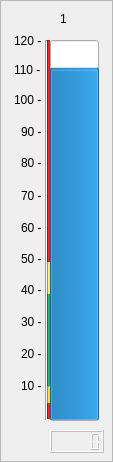
             <widget class="QFrame" name="frame_49">
              <property name="frameShape">
               <enum>QFrame::StyledPanel</enum>
              </property>
              <property name="frameShadow">
               <enum>QFrame::Raised</enum>
              </property>
              <widget class="QLCDNumber" name="lcdNumber_sea_water_tempbar">
               <property name="enabled">
                <bool>false</bool>
               </property>
               <property name="geometry">
                <rect>
                 <x>50</x>
                 <y>430</y>
                 <width>54</width>
                 <height>23</height>
                </rect>
               </property>
               <property name="sizePolicy">
                <sizepolicy hsizetype="Fixed" vsizetype="Minimum">
                 <horstretch>0</horstretch>
                 <verstretch>0</verstretch>
                </sizepolicy>
               </property>
               <property name="maximumSize">
                <size>
                 <width>54</width>
                 <height>16777215</height>
                </size>
               </property>
               <property name="layoutDirection">
                <enum>Qt::LeftToRight</enum>
               </property>
              </widget>
              <widget class="Line" name="line_84">
               <property name="geometry">
                <rect>
                 <x>47</x>
                 <y>291</y>
                 <width>3</width>
                 <height>96</height>
                </rect>
               </property>
               <property name="minimumSize">
                <size>
                 <width>0</width>
                 <height>0</height>
                </size>
               </property>
               <property name="maximumSize">
                <size>
                 <width>5</width>
                 <height>16777215</height>
                </size>
               </property>
               <property name="styleSheet">
                <string notr="true">background-color: rgb(38, 162, 105);</string>
               </property>
               <property name="orientation">
                <enum>Qt::Vertical</enum>
               </property>
              </widget>
              <widget class="QProgressBar" name="sea_water_tempbar">
               <property name="geometry">
                <rect>
                 <x>50</x>
                 <y>40</y>
                 <width>49</width>
                 <height>381</height>
                </rect>
               </property>
               <property name="styleSheet">
                <string notr="true"/>
               </property>
               <property name="maximum">
                <number>120</number>
               </property>
               <property name="value">
                <number>110</number>
               </property>
               <property name="textVisible">
                <bool>false</bool>
               </property>
               <property name="orientation">
                <enum>Qt::Vertical</enum>
               </property>
              </widget>
              <widget class="Line" name="line_85">
               <property name="geometry">
                <rect>
                 <x>45</x>
                 <y>40</y>
                 <width>2</width>
                 <height>380</height>
                </rect>
               </property>
               <property name="orientation">
                <enum>Qt::Vertical</enum>
               </property>
              </widget>
              <widget class="QLabel" name="label_314">
               <property name="geometry">
                <rect>
                 <x>21</x>
                 <y>378</y>
                 <width>24</width>
                 <height>16</height>
                </rect>
               </property>
               <property name="text">
                <string>10 -</string>
               </property>
              </widget>
              <widget class="Line" name="line_86">
               <property name="geometry">
                <rect>
                 <x>47</x>
                 <y>261</y>
                 <width>3</width>
                 <height>33</height>
                </rect>
               </property>
               <property name="minimumSize">
                <size>
                 <width>0</width>
                 <height>0</height>
                </size>
               </property>
               <property name="maximumSize">
                <size>
                 <width>5</width>
                 <height>16777215</height>
                </size>
               </property>
               <property name="styleSheet">
                <string notr="true">background-color: rgb(248, 228, 92);</string>
               </property>
               <property name="orientation">
                <enum>Qt::Vertical</enum>
               </property>
              </widget>
              <widget class="Line" name="line_87">
               <property name="geometry">
                <rect>
                 <x>47</x>
                 <y>40</y>
                 <width>3</width>
                 <height>222</height>
                </rect>
               </property>
               <property name="minimumSize">
                <size>
                 <width>0</width>
                 <height>0</height>
                </size>
               </property>
               <property name="maximumSize">
                <size>
                 <width>5</width>
                 <height>16777215</height>
                </size>
               </property>
               <property name="styleSheet">
                <string notr="true">background-color: rgb(224, 27, 36);</string>
               </property>
               <property name="orientation">
                <enum>Qt::Vertical</enum>
               </property>
              </widget>
              <widget class="QLabel" name="label_315">
               <property name="geometry">
                <rect>
                 <x>60</x>
                 <y>10</y>
                 <width>17</width>
                 <height>17</height>
                </rect>
               </property>
               <property name="text">
                <string>1</string>
               </property>
              </widget>
              <widget class="QLabel" name="label_316">
               <property name="geometry">
                <rect>
                 <x>21</x>
                 <y>346</y>
                 <width>24</width>
                 <height>16</height>
                </rect>
               </property>
               <property name="text">
                <string>20 -</string>
               </property>
              </widget>
              <widget class="QLabel" name="label_317">
               <property name="geometry">
                <rect>
                 <x>21</x>
                 <y>314</y>
                 <width>24</width>
                 <height>16</height>
                </rect>
               </property>
               <property name="text">
                <string>30 -</string>
               </property>
              </widget>
              <widget class="QLabel" name="label_318">
               <property name="geometry">
                <rect>
                 <x>21</x>
                 <y>282</y>
                 <width>24</width>
                 <height>16</height>
                </rect>
               </property>
               <property name="text">
                <string>40 -</string>
               </property>
              </widget>
              <widget class="QLabel" name="label_319">
               <property name="geometry">
                <rect>
                 <x>21</x>
                 <y>251</y>
                 <width>24</width>
                 <height>16</height>
                </rect>
               </property>
               <property name="text">
                <string>50 -</string>
               </property>
              </widget>
              <widget class="QLabel" name="label_320">
               <property name="geometry">
                <rect>
                 <x>21</x>
                 <y>220</y>
                 <width>24</width>
                 <height>16</height>
                </rect>
               </property>
               <property name="text">
                <string>60 -</string>
               </property>
              </widget>
              <widget class="QLabel" name="label_321">
               <property name="geometry">
                <rect>
                 <x>21</x>
                 <y>188</y>
                 <width>24</width>
                 <height>16</height>
                </rect>
               </property>
               <property name="text">
                <string>70 -</string>
               </property>
              </widget>
              <widget class="QLabel" name="label_322">
               <property name="geometry">
                <rect>
                 <x>21</x>
                 <y>155</y>
                 <width>24</width>
                 <height>16</height>
                </rect>
               </property>
               <property name="text">
                <string>80 -</string>
               </property>
              </widget>
              <widget class="QLabel" name="label_323">
               <property name="geometry">
                <rect>
                 <x>21</x>
                 <y>124</y>
                 <width>24</width>
                 <height>16</height>
                </rect>
               </property>
               <property name="text">
                <string>90 -</string>
               </property>
              </widget>
              <widget class="QLabel" name="label_324">
               <property name="geometry">
                <rect>
                 <x>14</x>
                 <y>90</y>
                 <width>31</width>
                 <height>20</height>
                </rect>
               </property>
               <property name="text">
                <string>100 -</string>
               </property>
              </widget>
              <widget class="QLabel" name="label_325">
               <property name="geometry">
                <rect>
                 <x>14</x>
                 <y>60</y>
                 <width>31</width>
                 <height>20</height>
                </rect>
               </property>
               <property name="text">
                <string>110 -</string>
               </property>
              </widget>
              <widget class="QLabel" name="label_326">
               <property name="geometry">
                <rect>
                 <x>14</x>
                 <y>31</y>
                 <width>31</width>
                 <height>20</height>
                </rect>
               </property>
               <property name="text">
                <string>120 -</string>
               </property>
              </widget>
              <widget class="Line" name="line_88">
               <property name="geometry">
                <rect>
                 <x>47</x>
                 <y>402</y>
                 <width>3</width>
                 <height>17</height>
                </rect>
               </property>
               <property name="minimumSize">
                <size>
                 <width>0</width>
                 <height>0</height>
                </size>
               </property>
               <property name="maximumSize">
                <size>
                 <width>5</width>
                 <height>16777215</height>
                </size>
               </property>
               <property name="styleSheet">
                <string notr="true">background-color: rgb(224, 27, 36);</string>
               </property>
               <property name="orientation">
                <enum>Qt::Vertical</enum>
               </property>
              </widget>
              <widget class="Line" name="line_89">
               <property name="geometry">
                <rect>
                 <x>47</x>
                 <y>386</y>
                 <width>3</width>
                 <height>17</height>
                </rect>
               </property>
               <property name="minimumSize">
                <size>
                 <width>0</width>
                 <height>0</height>
                </size>
               </property>
               <property name="maximumSize">
                <size>
                 <width>5</width>
                 <height>16777215</height>
                </size>
               </property>
               <property name="styleSheet">
                <string notr="true">background-color: rgb(246, 211, 45);</string>
               </property>
               <property name="orientation">
                <enum>Qt::Vertical</enum>
               </property>
              </widget>
             </widget>
